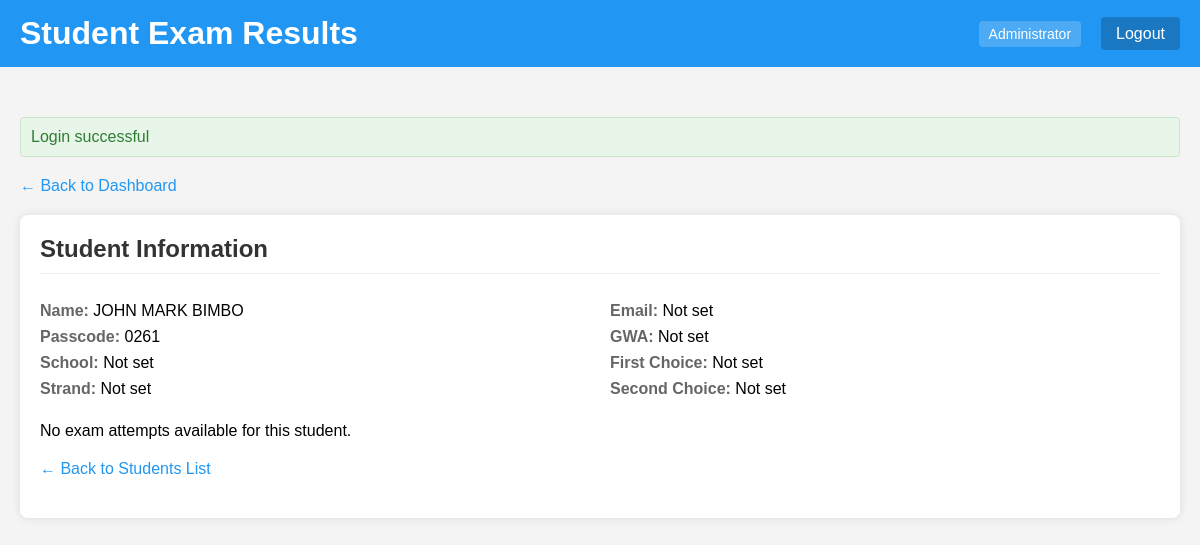
The app's page /admin/reports/student_results.php?student_id=262 (signed in) with its own data.
### tables this page shows
CREATE TABLE `students` (
  `student_id` int(11) NOT NULL,
  `passcode` varchar(10) NOT NULL,
  `last_name` varchar(50) NOT NULL,
  `first_name` varchar(50) NOT NULL,
  `middle_name` varchar(50) DEFAULT NULL,
  `first_preference_id` int(11) DEFAULT NULL,
  `second_preference_id` int(11) DEFAULT NULL,
  `strand_id` int(11) DEFAULT NULL,
  `enrollment_status` enum('Freshman','Transferee','Second Course','Others') DEFAULT NULL,
  `school_id` int(11) DEFAULT NULL,
  `lrn` varchar(20) DEFAULT NULL,
  `gwa` decimal(4,2) DEFAULT NULL,
  `barangay_id` int(11) DEFAULT NULL,
  `sex` enum('Male','Female') DEFAULT NULL,
  `birthday` date DEFAULT NULL,
  `email` varchar(100) DEFAULT NULL,
  `contact_number` varchar(20) DEFAULT NULL,
  `created_at` timestamp NOT NULL DEFAULT current_timestamp(),
  `municipality_id` int(11) DEFAULT NULL,
  `province_id` int(11) DEFAULT NULL,
  `purok` varchar(255) DEFAULT NULL
);

### config.php (called while the page is built)
<?php
return [
    'database' => [
        'host' => 'localhost',
        'port' => 3306,
        'dbname' => 'ecat',
        'charset' => 'utf8mb4'
    ],
];

### Database.php (called while the page is built)
<?php
class Database
{
    public $connection;
    public function __construct(array $config, string $username = 'root', string $password = '')
    {
        $dsn = 'mysql:' . http_build_query($config, '', ';');
        $this->connection = new PDO($dsn, $username, $password, [
            PDO::ATTR_DEFAULT_FETCH_MODE => PDO::FETCH_ASSOC,
        ]);
    }
    public function query(string $query, array $params = []): PDOStatement
    {
        $statement = $this->connection->prepare($query);
        $statement->execute($params);
        return $statement;
    }
}

### admin/reports/student_results.php (the view, shortened to what this page needs)
<?php
require_once __DIR__ . '/../../bootstrap.php';
$selectedStudent = null;
$selectedAttempt = null;
$subjectScores = [];
if (isset($_GET['student_id']) && !empty($_GET['student_id'])) {
    $studentId = (int)$_GET['student_id'];
    $studentStatement = $db->query(
        "SELECT s.*,
                sc.school_name,
                str.name AS strand_name,
                c1.course_name AS first_preference,
                c2.course_name AS second_preference
         FROM students s
         LEFT JOIN schools sc ON s.school_id = sc.id
         LEFT JOIN strands str ON s.strand_id = str.strand_id
         LEFT JOIN courses c1 ON s.first_preference_id = c1.course_id
         LEFT JOIN courses c2 ON s.second_preference_id = c2.course_id
         WHERE s.student_id = ?",
        [$studentId]
    );
    $selectedStudent = $studentStatement->fetch();
}
?>
<!DOCTYPE html>
<html lang="en">
<head>
</head>
<body>
    <header>
        <h1 class="welcome">Student Exam Results</h1>
        <div class="user-info">
            <div class="user-role"><?= htmlspecialchars($_SESSION['admin_role']) ?></div>
            <div class="logout">
                <a href="/admin/logout.php">Logout</a>
            </div>
        </div>
    </header>
    <div class="container">
        <div class="back-link">
            <a href="/admin/dashboard.php">&larr; Back to Dashboard</a>
        </div>
        <?php if ($selectedStudent): ?>
            <div class="panel">
                <h2>Student Information</h2>
                <div class="student-info">
                    <div>
                        <p><span class="label">Name:</span> <?= htmlspecialchars($selectedStudent['first_name'] . ' ' . $selectedStudent['last_name']) ?></p>
                        <p><span class="label">Passcode:</span> <?= htmlspecialchars($selectedStudent['passcode']) ?></p>
                        <p><span class="label">School:</span> <?= htmlspecialchars($selectedStudent['school_name'] ?? 'Not set') ?></p>
                        <p><span class="label">Strand:</span> <?= htmlspecialchars($selectedStudent['strand_name'] ?? 'Not set') ?></p>
                    </div>
                    <div>
                        <p><span class="label">Email:</span> <?= htmlspecialchars($selectedStudent['email'] ?? 'Not set') ?></p>
                        <p><span class="label">GWA:</span> <?= htmlspecialchars($selectedStudent['gwa'] ?? 'Not set') ?></p>
                        <p><span class="label">First Choice:</span> <?= htmlspecialchars($selectedStudent['first_preference'] ?? 'Not set') ?></p>
                        <p><span class="label">Second Choice:</span> <?= htmlspecialchars($selectedStudent['second_preference'] ?? 'Not set') ?></p>
                    </div>
                </div>
                <?php if ($selectedAttempt): ?>
                    <h3>Exam Details</h3>
                    <p>
                        <span class="label">Date:</span> <?= date('F d, Y', strtotime($selectedAttempt['created_at'])) ?> |
                        <span class="label">Start Time:</span> <?= date('h:i A', strtotime($selectedAttempt['start_time'])) ?> |
                        <span class="label">End Time:</span> <?= date('h:i A', strtotime($selectedAttempt['end_time'])) ?> |
                        <span class="label">Status:</span> <?= $selectedAttempt['status'] ?>
                    </p>
                    <?php if (!empty($subjectScores)): ?>
                        <h3>Subject Scores</h3>
                        <table>
                            <thead>
                                <tr>
                                    <th>Subject</th>
                                    <th>Score</th>
                                    <th>Items Attempted</th>
                                    <th>Items Correct</th>
                                    <th>Percentage</th>
                                    <th>Performance</th>
                                </tr>
                            </thead>
                            <tbody>
                                <?php foreach ($subjectScores as $score): ?>
                                    <?php
                                        $percentage = $score['items_attempted'] > 0
                                            ? ($score['items_correct'] / $score['items_attempted']) * 100
                                            : 0;
                                        $colorClass = 'low';
                                        if ($percentage >= 70) {
                                            $colorClass = 'high';
                                        } elseif ($percentage >= 50) {
                                            $colorClass = 'medium';
                                        }
                                    ?>
                                    <tr>
                                        <td><?= htmlspecialchars($score['subject_name']) ?></td>
                                        <td><?= $score['score'] ?></td>
                                        <td><?= $score['items_attempted'] ?></td>
                                        <td><?= $score['items_correct'] ?></td>
                                        <td><?= number_format($percentage, 2) ?>%</td>
                                        <td>
                                            <div class="score-indicator">
                                                <div class="score-fill <?= $colorClass ?>" style="width: <?= $percentage ?>%;"></div>
                                            </div>
                                        </td>
                                    </tr>
                                <?php endforeach; ?>
                            </tbody>
                        </table>
                        <div class="score-summary">
                            <div class="total-score">
                                <span class="label">Total Score:</span>
                                <?= $selectedAttempt['total_score'] ?> / <?= array_sum(array_column($subjectScores, 'items_attempted')) ?>
                            </div>
                            <?php
                                $totalItems = array_sum(array_column($subjectScores, 'items_attempted'));
                                $overallPercentage = $totalItems > 0
                                    ? ($selectedAttempt['total_score'] / $totalItems) * 100
                                    : 0;
                            ?>
                            <div class="score-percentage">
                                <?= number_format($overallPercentage, 2) ?>%
                            </div>
                        </div>
                    <?php else: ?>
                        <p>No subject scores available for this attempt.</p>
                    <?php endif; ?>
                <?php else: ?>
                    <p>No exam attempts available for this student.</p>
                <?php endif; ?>
                <div class="back-link" style="margin-top: 20px;">
                    <a href="/admin/reports/student_results.php">&larr; Back to Students List</a>
                </div>
            </div>
        <?php endif; ?>
    </div>
</body>
</html>

### admin/reports/student_results.php (style rules this page uses)
body { font-family: Arial, sans-serif; background-color: #f4f4f4; margin: 0; padding: 0; }
.container { max-width: 1200px; margin: 0 auto; padding: 20px; }
header { background-color: #2196F3; color: white; padding: 15px 20px; display: flex; justify-content: space-between; align-items: center; margin-bottom: 30px; }
.welcome { margin: 0; }
.user-info { display: flex; align-items: center; }
.user-role { margin-right: 20px; background-color: rgba(255, 255, 255, 0.2); padding: 5px 10px; border-radius: 4px; font-size: 14px; }
.logout a { color: white; text-decoration: none; background-color: rgba(0, 0, 0, 0.2); padding: 8px 15px; border-radius: 4px; }
.back-link { margin-bottom: 20px; }
.back-link a { color: #2196F3; text-decoration: none; }
.panel { background-color: white; border-radius: 8px; box-shadow: 0 0 10px rgba(0,0,0,0.1); padding: 20px; margin-bottom: 20px; }
.panel h2 { color: #333; margin-top: 0; border-bottom: 1px solid #eee; padding-bottom: 10px; }
.student-info { display: grid; grid-template-columns: 1fr 1fr; gap: 20px; }
.student-info p { margin: 8px 0; }
.student-info .label { font-weight: bold; color: #666; }

### records on screen
students: first_name+last_name "JOHN MARK BIMBO", passcode "0261", email "Not set", gwa "Not set"

### other values on screen
$_SESSION['admin_role'] "Administrator"
$message "Login successful"
$selectedStudent['school_name'] "Not set"
$selectedStudent['strand_name'] "Not set"
$selectedStudent['first_preference'] "Not set"
$selectedStudent['second_preference'] "Not set"
